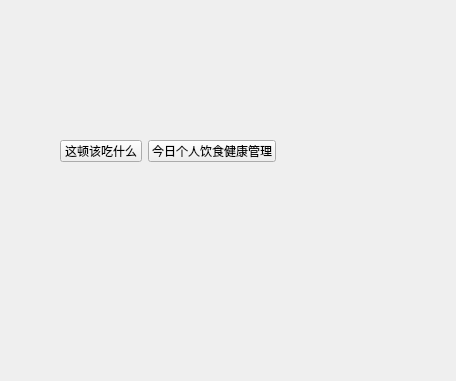
<?xml version="1.0" encoding="UTF-8"?>
<ui version="4.0">
 <class>Form</class>
 <widget class="QWidget" name="Form">
  <property name="geometry">
   <rect>
    <x>0</x>
    <y>0</y>
    <width>456</width>
    <height>381</height>
   </rect>
  </property>
  <property name="windowTitle">
   <string>Form</string>
  </property>
  <widget class="QWidget" name="">
   <property name="geometry">
    <rect>
     <x>60</x>
     <y>140</y>
     <width>216</width>
     <height>22</height>
    </rect>
   </property>
   <layout class="QHBoxLayout" name="horizontalLayout">
    <item>
     <widget class="QPushButton" name="pushButton">
      <property name="text">
       <string>这顿该吃什么</string>
      </property>
     </widget>
    </item>
    <item>
     <widget class="QPushButton" name="pushButton_2">
      <property name="text">
       <string>今日个人饮食健康管理</string>
      </property>
     </widget>
    </item>
   </layout>
  </widget>
 </widget>
 <resources/>
 <connections/>
</ui>
